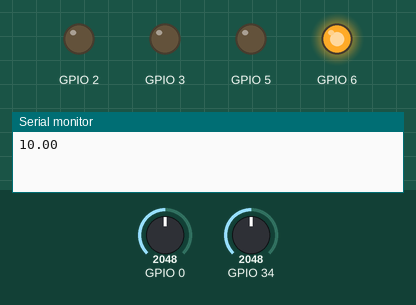
Bench run of a sketch on a simulated ESP32. On the bench: output pins drawn as LEDs (lit = HIGH), the last lines printed to the serial monitor. The inputs (shaded band) are chosen by the test bench; at power-on: GPIO 0 = 2048, GPIO 34 = 2048. Random numbers use the default seed unless the sketch sets one.

Above: at 0.1 s.
At 21.1 s:
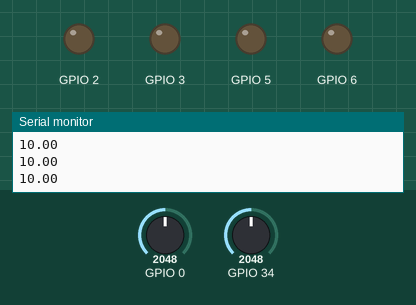
At 26.6 s:
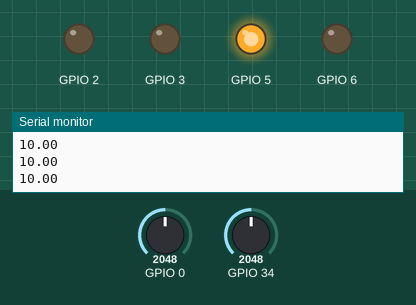
At 35.6 s:
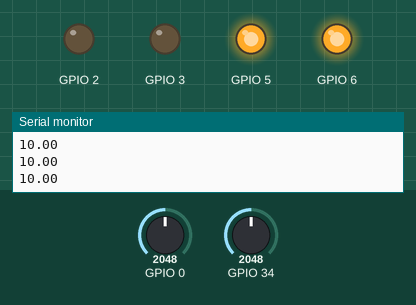
Timing chart, 0 to 40.0 s (numbered marks = the images above):
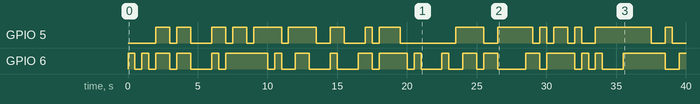

Measured:
- by itself, GPIO 5: LOW → HIGH at 2.0 s, → LOW 1.0 s later, → HIGH 0.50 s later, → LOW 1.0 s later, … (32 changes in this stretch)
- by itself, GPIO 6: LOW → HIGH at 0.00 s, → LOW 0.50 s later, → HIGH 0.50 s later, → LOW 0.50 s later, … (41 changes in this stretch)

The sketch:

cajero_automatico.ino
```cpp
#include "cajero.h""

#include<Arduino.h>

// este es mi tipo // creo el objeto miled // le paso los parametros 27, 26,  17 al constructor
//float val;

ledRGB miled(5, 6, 7);
//entramos a la clase asiganamos los pines
//ejecutamos la funcion showrandomcolors
//
ledRGB leer(2, 3, 0);

void setup(){
  Serial.begin(115200);
}

void loop(){
 miled.showrandomcolors();
 leer.redanalog();
 delay(500);
}
```

cajero.cpp
```cpp
#include <Arduino.h>
#include "cajero.h"

// ACCESO A AMBITO// LA FUNCION ledRGB en amarillo CORRESPONDE A LA
// corresponde a la clase  ledRGB en color verde..

 ledRGB::ledRGB(byte red, byte green, byte blue){
   // AQUI EN EL CONSTRUCTOR
  //inicializamos la clase y guardamos las variables inicializadas en las variables privadas.

   _red = red;
   _green = green;
   _blue = blue;

   pinMode(_red, OUTPUT);
   pinMode(_green, OUTPUT);


   digitalWrite(_red, false);
   digitalWrite(_green, false);
   digitalWrite(_blue, false);
   randomSeed(analogRead(34));

 }


void::ledRGB::showrandomcolors()
{
  int  redValue = random (0,2);
  int  greenValue = random (0,2);
  int  blueValue = random (0,2);

  digitalWrite(_red, redValue);
  digitalWrite(_green, greenValue);
  digitalWrite(_blue, blueValue);

}
 void::ledRGB::redanalog()
{

  float val = analogRead(_blue);
 // float valor = val*5.0/1024.0;}
 float valor = val/1024.0*5.0;
  Serial.println(valor);
}
```

cajero.h
```cpp
#ifndef cajero_h
#define cajero_h
#include <Arduino.h>


class ledRGB

{
    public:
       ledRGB(byte red, byte green, byte blue);// este es el constructor por donde le voy a mandar los 3 pines del led RGB
       void showrandomcolors();
       void redanalog(); // aqui se escriben todos los metodos..
       //void redanalog();
    private:
       byte _red;  // son variables privadas que nadie puede acceder desder afuera
       byte _green; // son los pines de los puertos.
       byte _blue;

};


#endif
```
